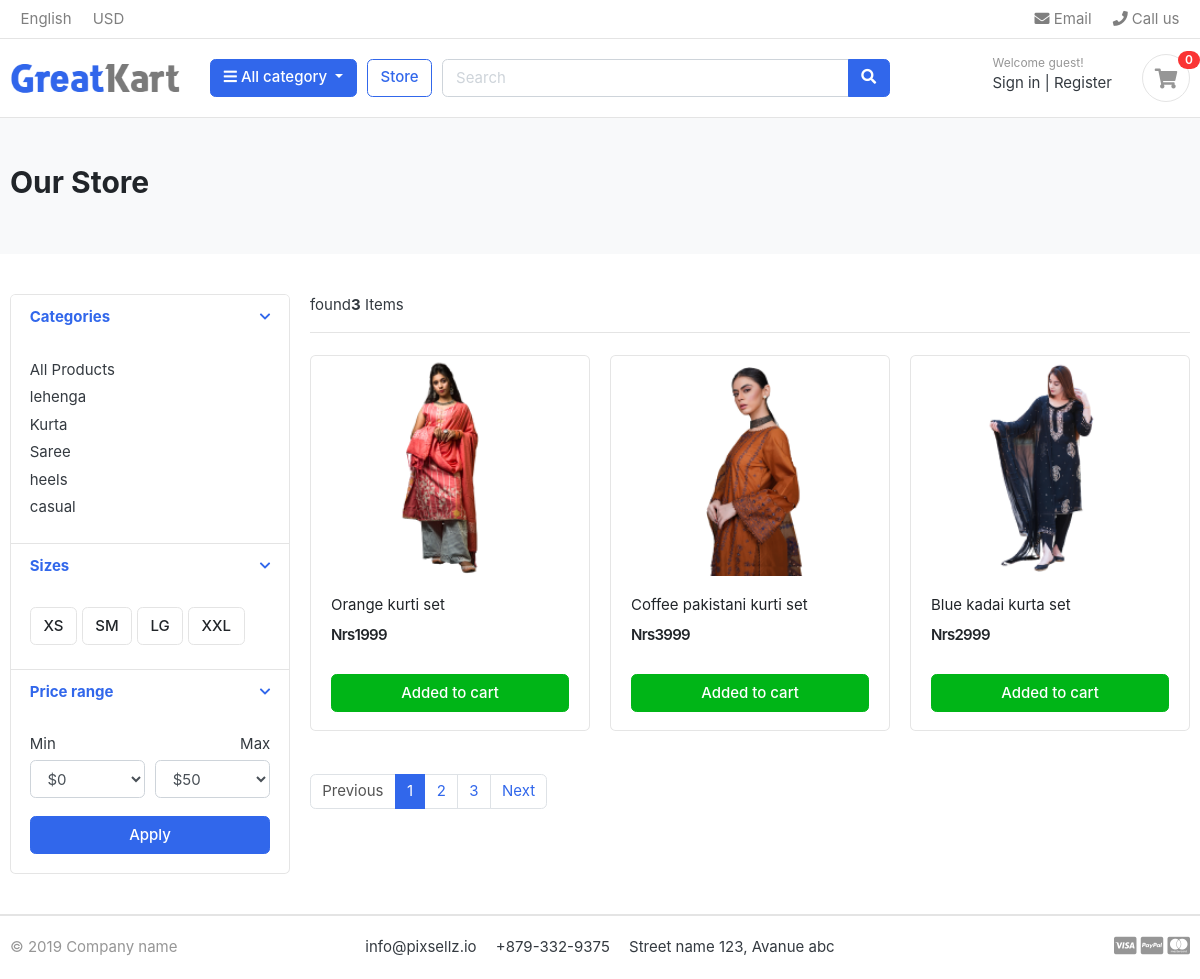
The page /store/kurta/ on the database its author committed.
### catagory/models.py (models this page shows, shortened)
class catagory(models.Model):
    catagory_name = models.CharField(max_length=50)
    slug = models.SlugField(max_length=100, unique=True)
    description = models.TextField(max_length=255, blank=False)
    cat_image = models.ImageField(upload_to='photos/catagories',blank=True)
    class Meta:
        verbose_name = 'catagory'
        verbose_name_plural = 'catagories'
    def get_url(self):
            return reverse('products_by_catagory', args=[self.slug])

### store/models.py (models this page shows, shortened)
class product(models.Model):
    product_name =models.CharField(max_length=200, unique=True)
    slug         =models.SlugField(max_length=200, unique=True)
    description  =models.TextField(max_length=500, blank=True)
    price        =models.IntegerField()
    images       =models.ImageField(upload_to='photos/products')
    stock        =models.ImageField()
    is_available =models.BooleanField(default=True)
    catagory     =models.ForeignKey(catagory, on_delete=models.CASCADE)
    created_date =models.DateTimeField(auto_now_add=True)
    modified_date=models.DateTimeField(auto_now=True)
    def get_url(self):
        return reverse('product_detail',args=[self.catagory.slug, self.slug])

### store/views.py (the view)
# urls.py: path('store/', include('store.urls')),
def store(request, catagory_slug=None):
    catagories = None
    products = None
    if catagory_slug !=None:
        catagories = get_object_or_404(catagory, slug=catagory_slug )
        products = product.objects.filter(catagory=catagories, is_available=True)
        product_count = products.count()
    else:
        products = product.objects.all().filter(is_available=True)
        product_count = products.count()
    context = {
        'products': products,
        'product_count':product_count,
    }
    return render(request, 'store/store.html', context)  # Pass the context to the template

### catagory/context_processors.py (called while the page is built)
def menu_links(request):
    links = catagory.objects.all()
    return dict(links=links)

### templates/store/store.html (shortened to what this page needs)
{% extends "base.html" %}
{% load static %}
{% block content %}
    <section class="section-pagetop bg">
        <div class="container">
            <h2 class="title-page">Our Store</h2>
        </div>
    </section>
    <section class="section-content padding-y">
        <div class="container">
            <div class="row">
                <aside class="col-md-3">
                <div class="card">
        <article class="filter-group">
            <header class="card-header">
                <a href="#" data-toggle="collapse" data-target="#collapse_1" aria-expanded="true" class="">
                    <i class="icon-control fa fa-chevron-down"></i>
                    <h6 class="title">Categories</h6>
                </a>
            </header>
            <div class="filter-content collapse show" id="collapse_1" style="">
                <div class="card-body">
                    <ul class="list-menu">
                    <li><a href="{% url 'store' %}">All Products </a></li>
                    {% for catagory in links %}
                    <li><a href="{{ catagory.get_url }}">{{catagory.catagory_name}}  </a></li>
                    {% endfor %}
                    </ul>
                </div>
            </div>
        </article>
        <article class="filter-group">
            <header class="card-header">
                <a href="#" data-toggle="collapse" data-target="#collapse_4" aria-expanded="true" class="">
                    <i class="icon-control fa fa-chevron-down"></i>
                    <h6 class="title">Sizes </h6>
                </a>
            </header>
            <div class="filter-content collapse show" id="collapse_4" style="">
                <div class="card-body">
                  <label class="checkbox-btn">
                    <span class="btn btn-light"> XS </span>
                  </label>
                  <label class="checkbox-btn">
                    <span class="btn btn-light"> SM </span>
                  </label>
                  <label class="checkbox-btn">
                    <span class="btn btn-light"> LG </span>
                  </label>
                  <label class="checkbox-btn">
                    <span class="btn btn-light"> XXL </span>
                  </label>
            </div>
            </div>
        </article>
        <article class="filter-group">
            <header class="card-header">
                <a href="#" data-toggle="collapse" data-target="#collapse_3" aria-expanded="true" class="">
                    <i class="icon-control fa fa-chevron-down"></i>
                    <h6 class="title">Price range </h6>
                </a>
            </header>
            <div class="filter-content collapse show" id="collapse_3" style="">
                <div class="card-body">
                    <div class="form-row">
                    <div class="form-group col-md-6">
                      <label>Min</label>
                          <select class="mr-2 form-control">
                            <option value="0">$0</option>
                        </select>
                    </div>
                    <div class="form-group text-right col-md-6">
                      <label>Max</label>
                          <select class="mr-2 form-control">
                            <option value="50">$50</option>
                        </select>
                    </div>
                    </div>
                    <button class="btn btn-block btn-primary">Apply</button>
                </div>
            </div>
        </article>
    </div>
        </aside>
        <main class="col-md-9">
    <header class="border-bottom mb-4 pb-3">
            <div class="form-inline">
                <span class="mr-md-auto"> found<b>{{ product_count }}</b> Items </span>
            </div>
    </header>
    <div class="row">
        {% for product in products %}
        <div class="col-md-4">
            <figure class="card card-product-grid">
                <div class="img-wrap">
                   <a href="{{ product.get_url }}">  <img src="{{ product.images.url }}"></a>
                </div>
                <figcaption class="info-wrap">
                    <div class="fix-height">
                        <a href="{{ product.get_url }}" class="title">{{product.product_name}}</a>
                        <div class="price-wrap mt-2">
                            <span class="price">Nrs{{product.price}}</span>
                        </div>
                    </div>
                    <a href="#" class="btn btn-block btn-success">Added to cart </a>
                </figcaption>
            </figure>
        </div>
        {% endfor %}
    </div>
    <nav class="mt-4" aria-label="Page navigation sample">
      <ul class="pagination">
        <li class="page-item disabled"><a class="page-link" href="#">Previous</a></li>
        <li class="page-item active"><a class="page-link" href="#">1</a></li>
        <li class="page-item"><a class="page-link" href="#">2</a></li>
        <li class="page-item"><a class="page-link" href="#">3</a></li>
        <li class="page-item"><a class="page-link" href="#">Next</a></li>
      </ul>
    </nav>
        </main>
    </div>
    </div>
    </section>
{% endblock %}

### static/css/ui.css (style rules this page uses)
html { font-family: "Inter", sans-serif; font-size: 15px; }
.img-wrap { text-align: center; display: block; }
.img-wrap img { max-width: 100%; }
.price-wrap { letter-spacing: -0.7px; }
.padding-y { padding-top: 40px; padding-bottom: 40px; }
figure { margin-bottom: 0; }
article:after, .form-group:after { display: block; clear: both; content: ""; }
.bg { background-color: #f8f9fa; }
.title-page { color: #212529; }
.btn-light { background-color: #fff; border-color: #e4e4e4; }
[class*=list-] li:after { visibility: hidden; display: block; content: ""; overflow: hidden; height: 0; clear: both; }
.list-menu { list-style: none; margin: 0; padding-left: 0; }
.list-menu li { margin-bottom: 5px; }
.list-menu a { color: #343a40; }
[class*=card-product] a.title { color: #212529; display: block; }
[class*=card-product] .img-wrap { overflow: hidden; position: relative; }
[class*=card-product] .img-wrap img { height: 100%; max-width: 100%; width: auto; display: inline-block; -o-object-fit: cover; object-fit: cover; }
.card-product-grid { margin-bottom: 20px; }
.card-product-grid .img-wrap { border-radius: 0.2rem 0.2rem 0 0; height: 220px; }
.card-product-grid .info-wrap { overflow: hidden; padding: 18px 20px; }
.card-product-grid .fix-height { height: 80px; overflow: hidden; }
.card .img-wrap { overflow: hidden; }
.price { font-weight: 600; color: #212529; }
.icon-control { margin-top: 5px; float: right; font-size: 80%; }
.card-header .title { margin-bottom: 0; line-height: 1.5; }
.filter-group { border-bottom: 1px solid #e4e4e4; }
.filter-group .card-header { border-bottom: 0; }
.filter-group:last-child { border-bottom: 0; }
.checkbox-btn { position: relative; }
.section-pagetop { padding: 45px 0; }

### rows shown on the page
catagory: catagory_name "lehenga"
catagory: catagory_name "Kurta"
catagory: catagory_name "Saree"
catagory: catagory_name "heels"
catagory: catagory_name "casual"
product: images (picture), product_name "Orange kurti set", price "1999"
product: images (picture), product_name "Coffee pakistani kurti set", price "3999"
product: images (picture), product_name "Blue kadai kurta set", price "2999"

### other values the page prints
{{ product_count }} "3"
